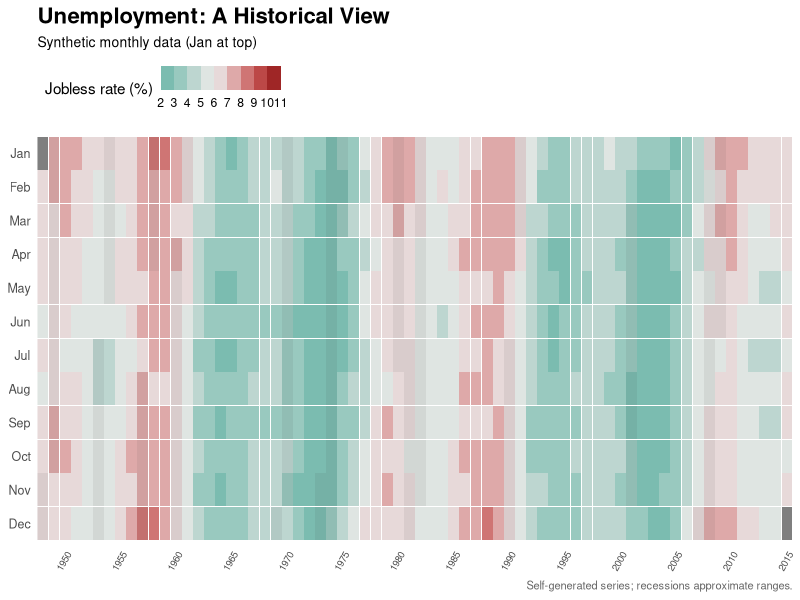

Source code (R):
# --- Packages ----------------------------------------------------------------
suppressPackageStartupMessages({
  library(dplyr)
  library(ggplot2)
  library(lubridate)
})

# --- 1) Generate synthetic monthly unemployment data -------------------------
set.seed(42)

yrs <- 1948:2015  # match the example span
df <- expand.grid(year = yrs, month = 1:12) %>%
  mutate(
    date = as.Date(sprintf("%d-%02d-01", year, month)),
    t    = as.numeric((year - min(yrs)) * 12 + month),
    
    # Smooth long-cycle waves + business-cycle waves + mild seasonality
    long_wave  = 1.8 * sin(2*pi*t/360),
    biz_cycle  = 1.2 * sin(2*pi*t/120 + 0.8),
    seasonal   = 0.35 * cos(2*pi*(month-1)/12),
    
    # Random noise (smoothed a bit)
    noise_raw  = rnorm(n(), 0, 0.5),
    noise      = stats::filter(noise_raw, rep(1/3,3), sides = 2),
    
    base       = 5,  # center around 5%
    rate       = base + long_wave + biz_cycle + seasonal + noise,
    rate       = as.numeric(rate),
    
    # Clamp for palette like WSJ legend
    rate_clamped = pmin(pmax(rate, 2), 11),
    
    # For faceted y-axis like the WSJ chart (Jan at the top)
    mon_lab = factor(month.abb[month], levels = rev(month.abb))
  )

# --- 2) Recession months (hard-coded NBER-style ranges) ----------------------
rec_ranges <- list(
  c("1948-11-01","1949-10-01"), c("1953-07-01","1954-05-01"),
  c("1957-08-01","1958-04-01"), c("1960-04-01","1961-02-01"),
  c("1969-12-01","1970-11-01"), c("1973-11-01","1975-03-01"),
  c("1980-01-01","1980-07-01"), c("1981-07-01","1982-11-01"),
  c("1990-07-01","1991-03-01"), c("2001-03-01","2001-11-01"),
  c("2007-12-01","2009-06-01")
)

rec_df <- do.call(rbind, lapply(rec_ranges, function(r) {
  data.frame(date = seq(as.Date(r[1]), as.Date(r[2]), by = "month"))
})) %>%
  mutate(year = year(date), month = month(date),
         mon_lab = factor(month.abb[month], levels = rev(month.abb)),
         rec = 1L) %>%
  filter(year %in% yrs)

# --- 3) Colors & theme -------------------------------------------------------
pal <- c("#6FB6A9","#84C1B6","#A3CDC4","#C4D9D4","#E2E7E4",
         "#E7D9D9","#DFAEAE","#D27E7E","#C35353","#AC2F2F","#8F1A1A")

wsj_theme <- theme_minimal(base_size = 11) +
  theme(
    panel.grid = element_blank(),
    axis.title = element_blank(),
    axis.text.y = element_text(size = 9),
    axis.text.x = element_text(size = 7, angle = 60, hjust = 1, vjust = 1),
    plot.title = element_text(size = 16, face = "bold"),
    plot.subtitle = element_text(size = 10),
    plot.caption = element_text(size = 8, colour = "grey40"),
    legend.position = "top",
    legend.justification = c(0, 0.5),
    legend.direction = "horizontal"
  )

# --- 4) Plot ------------------------------------------------------------------
g <- ggplot(df, aes(x = year, y = mon_lab, fill = rate_clamped)) +
  geom_tile(width = 0.98, height = 0.98) +
  # soft recession overlay
  geom_tile(data = rec_df, aes(x = year, y = mon_lab),
            inherit.aes = FALSE, width = 0.98, height = 0.98, alpha = 0.08) +
  scale_x_continuous(breaks = seq(min(yrs) + 2, max(yrs), by = 5), expand = c(0,0)) +
  scale_fill_stepsn(
    colours = pal, breaks = 2:11, limits = c(2,11),
    labels = 2:11, name = "Jobless rate (%)"
  ) +
  labs(
    title = "Unemployment: A Historical View",
    subtitle = "Synthetic monthly data (Jan at top)",
    caption = "Self-generated series; recessions approximate ranges."
  ) +
  wsj_theme

print(g)

# --- (Optional) Tiny white markers: min month per year -----------------------
# mins <- df %>% group_by(year) %>% slice_min(rate, n = 1, with_ties = FALSE)
# g + geom_point(data = mins, aes(x = year, y = mon_lab),
#                shape = 22, fill = "white", size = 1.2, colour = "white")
